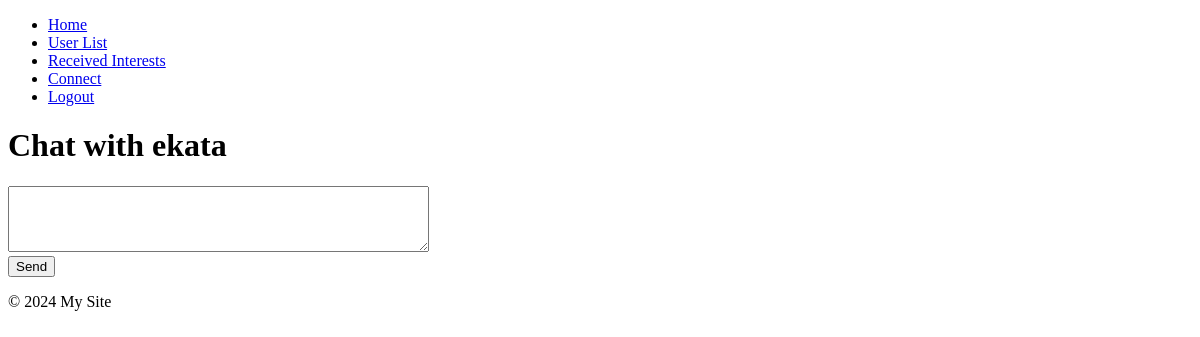
/myapp/chat_box/1/ (signed in), run on an earlier commit of the app's database.
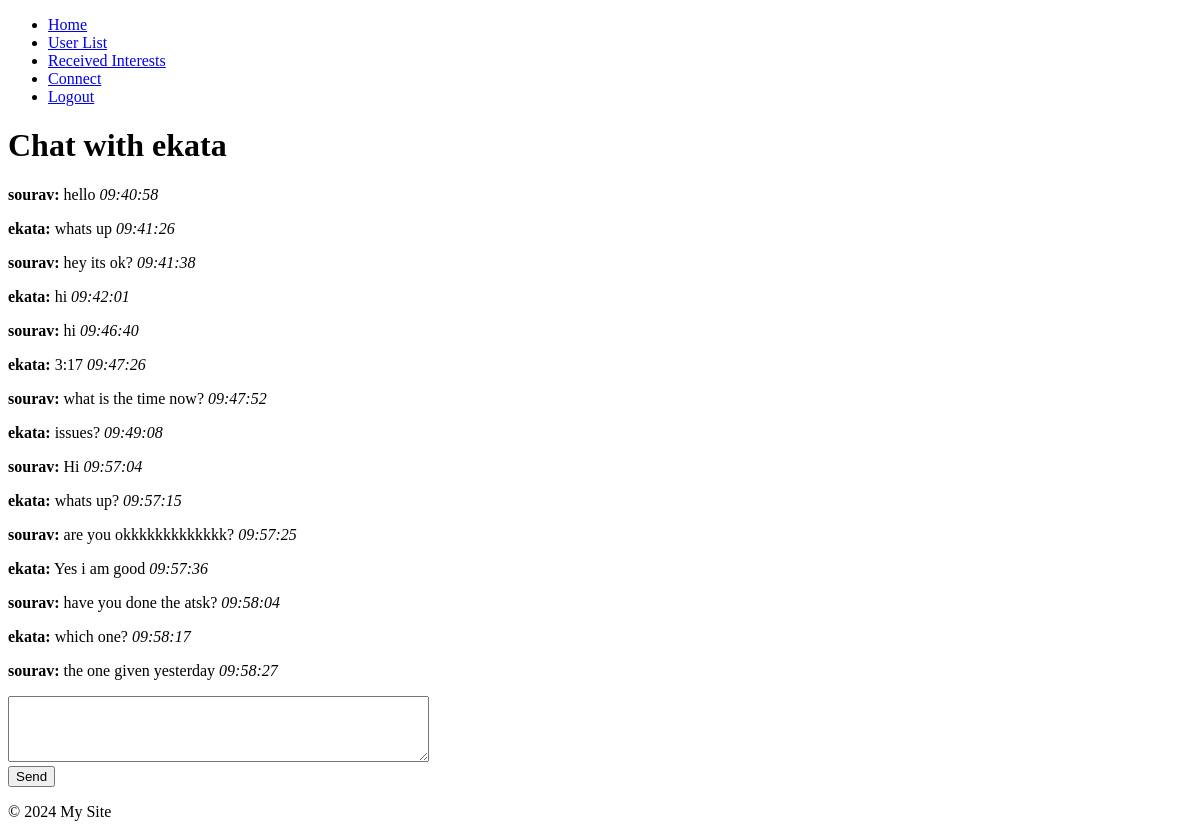
And on a later commit of the database.
### myapp/models.py (models this page shows, shortened)
class Interest(models.Model):
    sender = models.ForeignKey(User, on_delete=models.CASCADE, related_name='sent_interests')
    recipient = models.ForeignKey(User, on_delete=models.CASCADE, related_name='received_interests')
    message = models.TextField()
    accepted = models.BooleanField(default=False)
    rejected = models.BooleanField(default=False)
    sender_notified = models.BooleanField(default=False)

class Message(models.Model):
    interest = models.ForeignKey(Interest, on_delete=models.CASCADE, related_name='messages')
    sender = models.ForeignKey(User, on_delete=models.CASCADE)
    text = models.TextField()
    timestamp = models.DateTimeField(auto_now_add=True)
    read = models.BooleanField(default=False)  # New field

### myapp/views.py (the view)
# urls.py: path('chat_box/<int:interest_id>/', views.chat_box, name='chat_box'),
@login_required
def chat_box(request, interest_id):
    interest = get_object_or_404(Interest, id=interest_id, accepted=True)
    if request.user not in [interest.sender, interest.recipient]:
        return redirect('received_interests')
    interest.messages.filter(sender=interest.sender if interest.recipient == request.user else interest.recipient).update(read=True)
    return render(request, 'myapp/chatbox.html', {'interest': interest, 'user': request.user})

### myapp/templates/myapp/chatbox.html (shortened to what this page needs)
{% extends 'myapp/base.html' %}
{% block content %}
<h1>Chat with {% if request.user == interest.sender %}{{ interest.recipient.username }}{% else %}{{ interest.sender.username }}{% endif %}</h1>
<div id="messages">
    {% for message in interest.messages.all %}
        <p><strong>{{ message.sender.username }}:</strong> {{ message.text }} <em>{{ message.timestamp|date:"H:i:s" }}</em></p>
    {% endfor %}
</div>
<form id="chat-form">
    <textarea id="chat-message-input" name="text" rows="4" cols="50"></textarea><br>
    <button type="submit" id="chat-message-submit">Send</button>
</form>
{% endblock %}

### myapp/templates/myapp/base.html (shortened to what this page needs)
<!DOCTYPE html>
<html lang="en">
<head>
</head>
<body>
    <header>
        <nav>
            <ul>
                <li><a href="{% url 'home' %}">Home</a></li>
                {% if user.is_authenticated %}
                    <li><a href="{% url 'user_list' %}">User List</a></li>
                    <li><a href="{% url 'received_interests' %}">Received Interests</a></li>
                    <li><a href="{% url 'connect' %}">Connect</a></li>
                    <li><a href="{% url 'logout' %}">Logout</a></li>
                {% else %}
                    <li><a href="{% url 'login' %}">Login</a></li>
                    <li><a href="{% url 'register' %}">Register</a></li>
                {% endif %}
            </ul>
        </nav>
    </header>
    <main>
        {% block content %}{% endblock %}
    </main>
    <footer>
        <p>&copy; 2024 My Site</p>
    </footer>
</body>
</html>

What changed in the data, as far as the page shows it:
added Message: sender.username "sourav", text "hello", timestamp "09:40:58"
added Message: sender.username "ekata", text "whats up", timestamp "09:41:26"
added Message: sender.username "sourav", text "hey its ok?", timestamp "09:41:38"
added Message: sender.username "ekata", text "hi", timestamp "09:42:01"
added Message: sender.username "sourav", text "hi", timestamp "09:46:40"
added Message: sender.username "ekata", text "3:17", timestamp "09:47:26"
added Message: sender.username "sourav", text "what is the time now?", timestamp "09:47:52"
added Message: sender.username "ekata", text "issues?", timestamp "09:49:08"
added Message: sender.username "sourav", text "Hi", timestamp "09:57:04"
added Message: sender.username "ekata", text "whats up?", timestamp "09:57:15"
added Message: sender.username "sourav", text "are you okkkkkkkkkkkkk?", timestamp "09:57:25"
added Message: sender.username "ekata", text "Yes i am good", timestamp "09:57:36"
added Message: sender.username "sourav", text "have you done the atsk?", timestamp "09:58:04"
added Message: sender.username "ekata", text "which one?", timestamp "09:58:17"
added Message: sender.username "sourav", text "the one given yesterday", timestamp "09:58:27"
